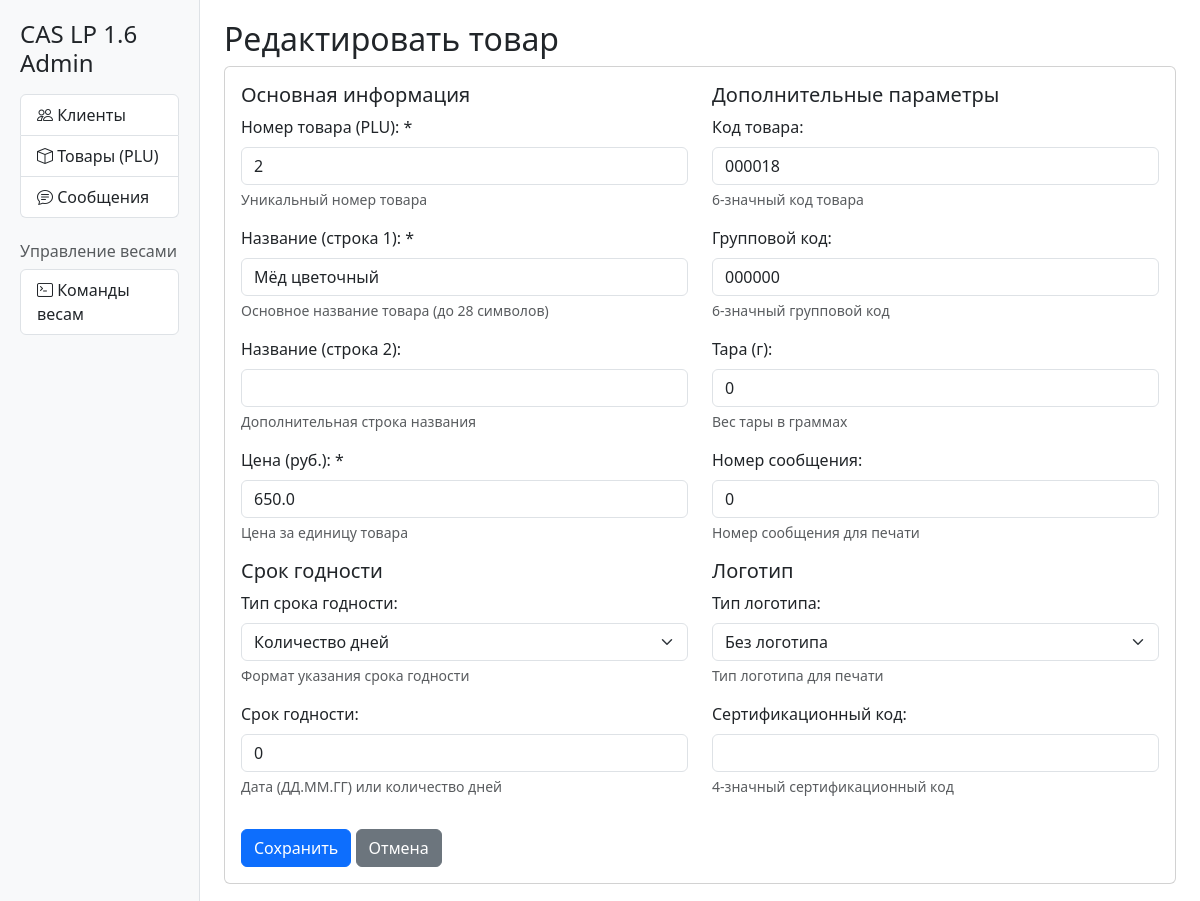
/plu/edit/2, run on the app's committed database.
### server.py (models this page shows)
class PLU(db.Model):
    id = db.Column(db.Integer, primary_key=True)
    number = db.Column(db.Integer, unique=True, nullable=False)
    name1 = db.Column(db.String(28), nullable=False)  # Название строка 1
    name2 = db.Column(db.String(28), default='')      # Название строка 2
    price = db.Column(db.Float, nullable=False)       # Цена в рублях
    code = db.Column(db.String(6), default='000000')  # Код товара (6 цифр)
    group_code = db.Column(db.String(6), default='000000')  # Групповой код
    tare = db.Column(db.Integer, default=0)           # Тара в граммах
    message_number = db.Column(db.Integer, default=0) # Номер сообщения
    expiry_type = db.Column(db.Integer, default=0)    # Тип срока годности (0-дата, 1-дни)
    expiry_value = db.Column(db.String(10), default='01.01.25')  # Срок годности
    logo_type = db.Column(db.Integer, default=0)      # Тип логотипа
    cert_code = db.Column(db.String(4), default='')   # Сертификационный код

### server.py (the view, shortened to what this page needs)
@app.route('/plu/edit/<int:plu_id>', methods=['GET', 'POST'])
def plu_edit(plu_id):
    plu = PLU.query.get_or_404(plu_id)
    return render_template('plu_form.html', action='edit', plu=plu)

### templates/plu_form.html (shortened to what this page needs)
{% extends 'base.html' %}
{% block header %}{{ 'Добавить' if action == 'add' else 'Редактировать' }} товар{% endblock %}
{% block content %}
<div class="card">
    <div class="card-body">
        <form method="POST">
            <div class="row">
                <div class="col-md-6">
                    <h5>Основная информация</h5>
                    <div class="mb-3">
                        <label for="number" class="form-label">Номер товара (PLU): *</label>
                        <input type="number" class="form-control" id="number" name="number" required
                               value="{{ plu.number if action == 'edit' else '' }}">
                        <div class="form-text">Уникальный номер товара</div>
                    </div>
                    <div class="mb-3">
                        <label for="name1" class="form-label">Название (строка 1): *</label>
                        <input type="text" class="form-control" id="name1" name="name1" required maxlength="28"
                               value="{{ plu.name1 if action == 'edit' else '' }}">
                        <div class="form-text">Основное название товара (до 28 символов)</div>
                    </div>
                    <div class="mb-3">
                        <label for="name2" class="form-label">Название (строка 2):</label>
                        <input type="text" class="form-control" id="name2" name="name2" maxlength="28"
                               value="{{ plu.name2 if action == 'edit' else '' }}">
                        <div class="form-text">Дополнительная строка названия</div>
                    </div>
                    <div class="mb-3">
                        <label for="price" class="form-label">Цена (руб.): *</label>
                        <input type="number" step="0.01" class="form-control" id="price" name="price" required
                               value="{{ plu.price if action == 'edit' else '' }}">
                        <div class="form-text">Цена за единицу товара</div>
                    </div>
                </div>
                <div class="col-md-6">
                    <h5>Дополнительные параметры</h5>
                    <div class="mb-3">
                        <label for="code" class="form-label">Код товара:</label>
                        <input type="text" class="form-control" id="code" name="code" maxlength="6" pattern="[0-9]{6}"
                               value="{{ plu.code if action == 'edit' else '000000' }}">
                        <div class="form-text">6-значный код товара</div>
                    </div>
                    <div class="mb-3">
                        <label for="group_code" class="form-label">Групповой код:</label>
                        <input type="text" class="form-control" id="group_code" name="group_code" maxlength="6" pattern="[0-9]{6}"
                               value="{{ plu.group_code if action == 'edit' else '000000' }}">
                        <div class="form-text">6-значный групповой код</div>
                    </div>
                    <div class="mb-3">
                        <label for="tare" class="form-label">Тара (г):</label>
                        <input type="number" class="form-control" id="tare" name="tare" min="0"
                               value="{{ plu.tare if action == 'edit' else '0' }}">
                        <div class="form-text">Вес тары в граммах</div>
                    </div>
                    <div class="mb-3">
                        <label for="message_number" class="form-label">Номер сообщения:</label>
                        <input type="number" class="form-control" id="message_number" name="message_number" min="0"
                               value="{{ plu.message_number if action == 'edit' else '0' }}">
                        <div class="form-text">Номер сообщения для печати</div>
                    </div>
                </div>
            </div>
            <div class="row">
                <div class="col-md-6">
                    <h5>Срок годности</h5>
                    <div class="mb-3">
                        <label for="expiry_type" class="form-label">Тип срока годности:</label>
                        <select class="form-select" id="expiry_type" name="expiry_type">
                            <option value="1" {{ 'selected' if action == 'edit' and plu.expiry_type == 1 else '' }}>Количество дней</option>
                        </select>
                        <div class="form-text">Формат указания срока годности</div>
                    </div>
                    <div class="mb-3">
                        <label for="expiry_value" class="form-label">Срок годности:</label>
                        <input type="text" class="form-control" id="expiry_value" name="expiry_value"
                               value="{{ plu.expiry_value if action == 'edit' else '01.01.25' }}">
                        <div class="form-text">Дата (ДД.ММ.ГГ) или количество дней</div>
                    </div>
                </div>
                <div class="col-md-6">
                    <h5>Логотип</h5>
                    <div class="mb-3">
                        <label for="logo_type" class="form-label">Тип логотипа:</label>
                        <select class="form-select" id="logo_type" name="logo_type">
                            <option value="0" {{ 'selected' if action == 'edit' and plu.logo_type == 0 else '' }}>Без логотипа</option>
                        </select>
                        <div class="form-text">Тип логотипа для печати</div>
                    </div>
                    <div class="mb-3">
                        <label for="cert_code" class="form-label">Сертификационный код:</label>
                        <input type="text" class="form-control" id="cert_code" name="cert_code" maxlength="4"
                               value="{{ plu.cert_code if action == 'edit' else '' }}">
                        <div class="form-text">4-значный сертификационный код</div>
                    </div>
                </div>
            </div>
            <div class="mt-3">
                <button type="submit" class="btn btn-primary">{{ 'Добавить' if action == 'add' else 'Сохранить' }}</button>
                <a href="{{ url_for('plu_list') }}" class="btn btn-secondary">Отмена</a>
            </div>
        </form>
    </div>
</div>
{% endblock %}

### data on the page
PLU: number "2", name1 "Мёд цветочный", price "650.0", code "000018", group_code "000000", tare "0", message_number "0", expiry_value "0"

### other printed values
{{ 'Добавить' if action == 'add' else 'Редактировать' }} "Редактировать"
{{ 'Добавить' if action == 'add' else 'Сохранить' }} "Сохранить"
